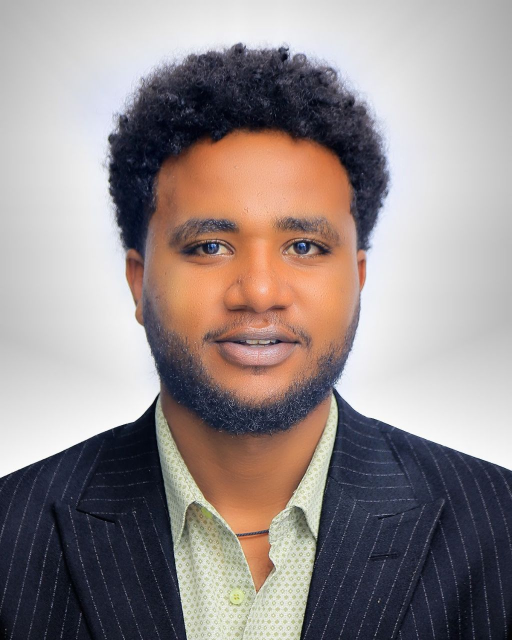
#> input picture assets/portrait-source.jpg, 1024 x 1280 px (shown at 1/2 size)
$ python build-portrait.py
#> lines starting #> are read from the running program, lines starting #| are printed output that depends on the picture; after the words box and inside, x2 and y2 are one past the last pixel; in counts of white or black regions, pixels touching at a corner belong together
### scripts/_matte.py
"""
Alpha matte for the portrait.

Approach: reconstruct the backdrop, then key on distance from it.

Two earlier attempts failed in instructive ways.
  1. A brightness threshold left a jagged halo round the hair — the soft
     hair/backdrop transition is *also* neutral grey, so a hard cut kept it.
  2. A quadratic surface fit could not express the vignette (95th-percentile
     residual ~14), leaving cloudy patches wherever the fit drifted.

So the backdrop is reconstructed by diffusion instead: hold the pixels known to
be backdrop, and let them relax inward across the subject. That reproduces an
arbitrary smooth gradient rather than assuming its algebraic form.
"""

import numpy as np
from PIL import Image, ImageFilter
from scipy import ndimage


def load(path):
    return np.asarray(Image.open(path).convert("RGB")).astype(np.float64)


def seed_mask(rgb):
    """Pixels that are confidently backdrop: bright and chromatically neutral."""
    lum = rgb @ [0.2126, 0.7152, 0.0722]
    chroma = rgb.max(2) - rgb.min(2)
    seed = (lum > 168) & (chroma < 5)
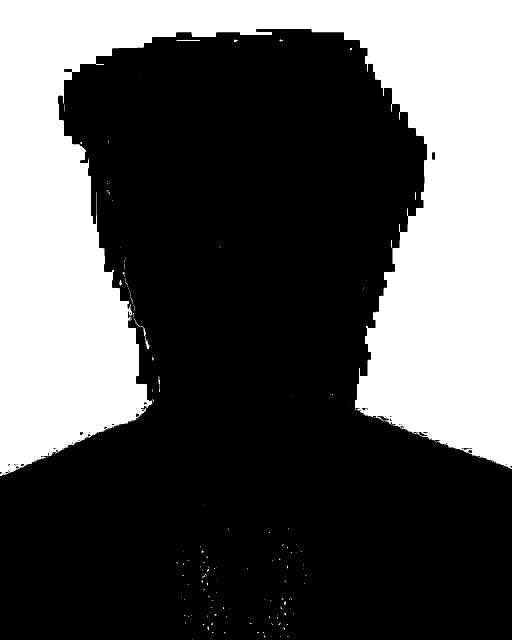
#> seed: shape (1280, 1024) bool (shown at 1/2 size); 34.4% white; 161 white regions (149 under 20 px), largest, box (x1, y1, x2, y2) and area: (0, 0, 1024, 952) 449231, (287, 656, 299, 698) 140, (353, 80, 400, 82) 94

    # The shoulders reach the frame edge along the bottom, so nothing down there
    # can be trusted as backdrop.
    seed[int(rgb.shape[0] * 0.60):, :] = False

    # Erode so pixels straddling the silhouette are not treated as pure backdrop.
    return ndimage.binary_erosion(seed, np.ones((7, 7)))


def fit_backdrop(rgb, seed, scale=8, iterations=600):
    """
    Harmonic interpolation of the backdrop across the subject.

    Runs at reduced resolution: the backdrop is smooth by construction, so the
    detail lost by downsampling is detail it does not have, and the relaxation
    converges in a fraction of the time.
    """
#> called with scale = 8, iterations = 600
    h, w, _ = rgb.shape
#> h = 1280; w = 1024
    sh, sw = h // scale, w // scale
#> sh = 160; sw = 128

    small = np.asarray(
        Image.fromarray(rgb.astype(np.uint8)).resize((sw, sh), Image.BILINEAR)
    ).astype(np.float64)
    smask = (
        np.asarray(
            Image.fromarray((seed * 255).astype(np.uint8)).resize(
                (sw, sh), Image.BILINEAR
            )
        )
        > 200
    )

    if not smask.any():
        raise RuntimeError("No backdrop seed pixels survived downsampling.")

    model = small.copy()
    model[~smask] = small[smask].mean(0)

    for _ in range(iterations):
        model = ndimage.uniform_filter(model, size=(3, 3, 1))
        model[smask] = small[smask]  # re-assert the known values each pass
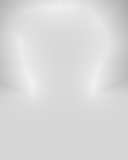
#> model: shape (160, 128, 3) float64; mean R, G, B 216.8, 216.8, 217

    up = Image.fromarray(np.clip(model, 0, 255).astype(np.uint8)).resize(
        (w, h), Image.BICUBIC
    )
    return np.asarray(up).astype(np.float64)
#> returned value: shape (1280, 1024, 3) float64


def build_alpha(rgb, model, hair_ref=32.0, chroma_lo=38.0, chroma_hi=62.0, feather=0.7):
    """
    Alpha from two complementary cues, combined by taking whichever is stronger.

    Distance from the backdrop alone is not enough: a pixel 30 levels darker
    than the backdrop might be half-covered hair or a fully opaque dark subject,
    and treating both as opaque is what produced a bright band hugging the
    silhouette.

    * Hair and suit are near-neutral, so coverage there is recovered by the
      standard unpremultiply: how far the pixel has travelled from the backdrop
      luminance toward the subject's own dark value.
    * Skin and shirt are bright but chromatic, where the luminance cue would
      under-read; chroma carries them to full opacity instead.
    """
#> called with hair_ref = 32, chroma_lo = 38, chroma_hi = 62, feather = 0.7
    lum = rgb @ [0.2126, 0.7152, 0.0722]
    model_lum = model @ [0.2126, 0.7152, 0.0722]

    # Coverage for neutral subject matter (hair, suit).
    span = np.maximum(model_lum - hair_ref, 1.0)
    alpha_lum = np.clip((model_lum - lum) / span, 0.0, 1.0)

    # Coverage for strongly chromatic subject matter (skin).
    #
    # The threshold sits high on purpose. JPEG 4:2:0 chroma subsampling rings
    # along the hair/backdrop boundary, giving genuinely neutral backdrop pixels
    # a measured chroma of 15-28 for tens of pixels outwards. A low threshold
    # keys on that ringing and paints a bright halo round the head. Skin reads
    # ~93, comfortably clear of it. The shirt reads ~21 and so is deliberately
    # left to clean_alpha's hole filling, since the suit encloses it.
    chroma = rgb.max(2) - rgb.min(2)
    t = np.clip((chroma - chroma_lo) / (chroma_hi - chroma_lo), 0.0, 1.0)
    alpha_chroma = t * t * (3 - 2 * t)

    alpha = np.clip(np.maximum(alpha_lum, alpha_chroma), 0.0, 1.0)

    img = Image.fromarray((alpha * 255).astype(np.uint8), "L").filter(
        ImageFilter.GaussianBlur(feather)
    )
    return np.asarray(img).astype(np.float64) / 255.0
#> returned value: shape (1280, 1024) float64


def backdrop_region(rgb, model, tolerance=30.0):
    """
    The backdrop, found by growing from the top border rather than by threshold.

    No per-pixel cue can rescue the shirt: it is a pale, barely-saturated green
    whose distance from the backdrop (median ~32) overlaps the JPEG ringing
    around the hair (95th percentile ~27). Structure resolves what colour
    cannot — the shirt is walled off from the backdrop by the suit and beard, so
    a fill that starts outside the subject simply never reaches it.

    Seeds are restricted to the top border and the upper side margins. The
    shoulders run off the bottom of the frame, so seeding there would let the
    fill march straight up into the suit.
    """
#> called with tolerance = 30
    h, w, _ = rgb.shape
    lum = rgb @ [0.2126, 0.7152, 0.0722]
    chroma = rgb.max(2) - rgb.min(2)

    # Bright-and-neutral is a direct test for backdrop that does not depend on
    # the fitted model. It matters low in the frame, where the model is
    # extrapolated below the seeded region and its distances drift; relying on
    # distance alone there left the fill unable to reach the wedges of backdrop
    # beside the shoulders, which then survived as bright corners.
    looks_like_backdrop = (lum > 160) & (chroma < 10)
    passable = (np.linalg.norm(rgb - model, axis=2) < tolerance) | looks_like_backdrop

    # Seed from any border pixel that looks like backdrop, rather than from a
    # fixed band. The shoulders meet the border as dark navy, so they cannot
    # seed the fill and let it march up into the suit.
    # Top and sides only. The shirt runs off the bottom edge, so seeding the
    # bottom border hands the fill a route straight up into the chest — the
    # suit blocks every other approach to it.
    border = np.zeros((h, w), dtype=bool)
    border[0, :] = True
    border[:, 0] = border[:, -1] = True
    seeds = border & looks_like_backdrop

    # Repeated dilation constrained to passable pixels is a flood fill.
    filled = ndimage.binary_propagation(seeds, mask=passable)
    return filled


def absorb_trapped_pockets(
    backdrop, alpha, max_distance=40.0, max_area=5000, ceiling=0.2
):
    """
    Recover backdrop that the border fill could not reach.

    A hotspot beside the shoulder sits *brighter* than the modelled backdrop and
    is walled in by the collar, so the fill cannot pass into it and it survives
    as a white notch against a dark canvas. Both alpha cues score it 0, so the
    only question is whether a low-alpha island is genuinely backdrop or a pale
    patch of shirt.

    Distance alone is not enough. The pale parts of the shirt form one large
    connected island that reaches up to the collar, so its *minimum* distance to
    the backdrop is also small — absorbing on proximity alone swallowed 85% of
    the shirt. Size is the discriminator that holds: the trapped pocket is
    ~557px against the shirt island's ~55,500, a fiftyfold gap.
    """
#> called with max_distance = 40, max_area = 5000, ceiling = 0.2
    islands = (~backdrop) & (alpha < ceiling)
    if not islands.any():
        return backdrop

    distance = ndimage.distance_transform_edt(~backdrop)
    labels, n = ndimage.label(islands)
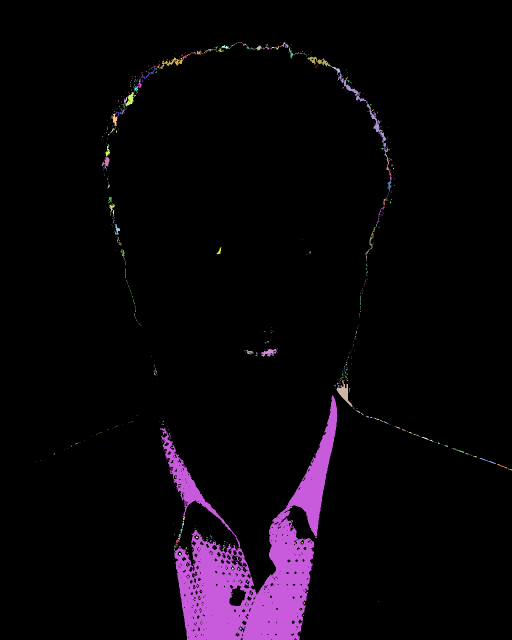
#> labels: shape (1280, 1024) int32 (shown at 1/2 size); 701 distinct labels, from 0 to 700; one colour per label, 0 black
#> n = 700
    if n == 0:
        return backdrop

    nearest = ndimage.minimum(distance, labels, range(1, n + 1))
#> nearest = 700 values, max 474.1 at index 698, min 1 at index 0, mean 41.58
    areas = ndimage.sum(np.ones_like(labels), labels, range(1, n + 1))
#> areas = 700 values, max 55546 at index 531, min 1 at index 2, mean 89.75
    keep = {
        i + 1
        for i, (d, a) in enumerate(zip(nearest, areas))
        if d < max_distance and a < max_area
    }
#> keep = 584 items
    if not keep:
        return backdrop

    absorbed = np.isin(labels, list(keep))
    return backdrop | absorbed


def clean_alpha(alpha, backdrop, threshold=0.5, preserve=None):
    """
    Force everything outside the backdrop to full opacity.

    The computed ramp is kept only where the backdrop actually is, which is
    where partial coverage is real. Inside the subject, any dip in alpha is an
    artefact — a pale patch of shirt reading as grey — and would otherwise show
    as a hole punched through the chest.

    `preserve` exempts pixels whose computed ramp must survive the fill. This
    exists because the flood fill cannot pass between locks of hair: backdrop
    visible in those gaps is not reachable from the border, counts as "not
    backdrop", and was being promoted to alpha 1.0. It then composited as opaque
    pale grey — the outer band of hair rendered as though it were going silver,
    measured 40 levels brighter than the panel behind it. The 5x5 erosion below
    is nowhere near the ~24px depth of the soft hair zone, so it cannot save
    them.
    """
#> called with threshold = 0.5
    subject = ~backdrop
    # Erode so the soft silhouette ramp is not overwritten by the hard fill.
    interior = ndimage.binary_erosion(subject, np.ones((5, 5)))
    if preserve is not None:
        interior &= ~preserve
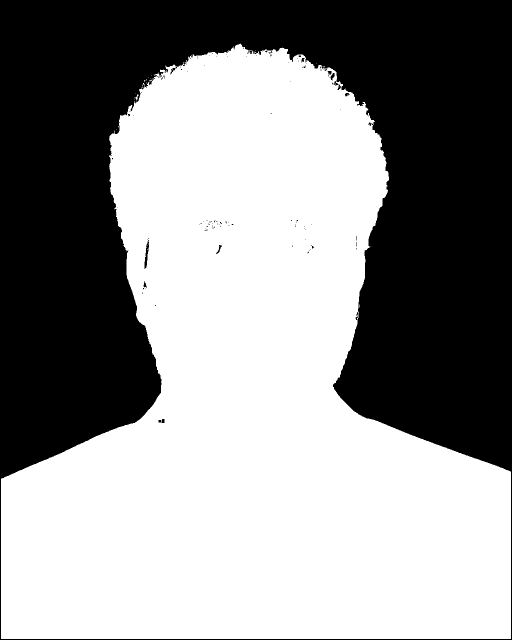
#> interior: shape (1280, 1024) bool (shown at 1/2 size); 57% white; 113 black regions (99 under 20 px), largest, box (x1, y1, x2, y2) and area: (0, 0, 1024, 1280) 562080, (289, 479, 298, 538) 239, (667, 162, 682, 180) 79

    out = np.where(interior, 1.0, alpha)

    # Drop specks in the backdrop: dust or noise that cleared the ramp.
    solid = out > threshold
    labels, n = ndimage.label(solid)
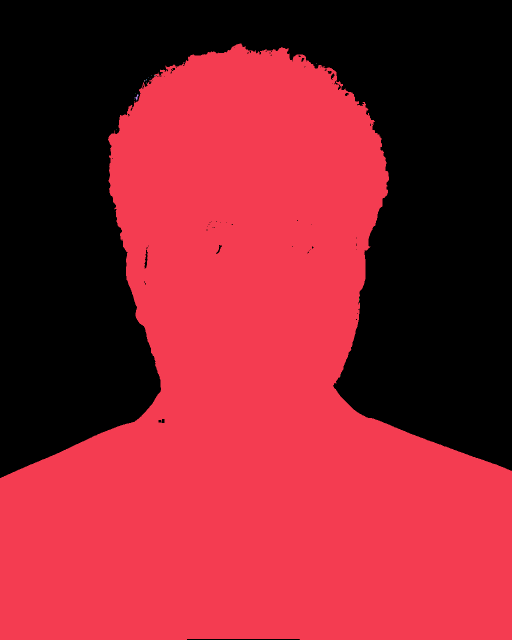
#> labels: shape (1280, 1024) int32 (shown at 1/2 size); 19 distinct labels, from 0 to 18; one colour per label, 0 black
#> n = 18
    if n > 1:
        sizes = ndimage.sum(np.ones_like(labels), labels, range(1, n + 1))
#> sizes = 18 values, max 753839 at index 0, min 1 at index 1, mean 41883.4
        keep = int(np.argmax(sizes)) + 1
#> keep = 1
        out = np.where(solid & (labels != keep), 0.0, out)
    return np.clip(out, 0.0, 1.0)


def backdrop_like(rgb, lum_min=120.0, chroma_max=18.0, limit=0.50):
    """
    Bright, neutral pixels in the upper frame: backdrop showing between curls.

    Used to protect those gaps from `clean_alpha`'s interior fill, which would
    otherwise render them as opaque grey hair.

    Colour alone is not a sufficient test, and assuming it was punched a hole
    through the chest. The shirt is a pale patterned green whose flatter areas
    fall under a chroma of 18, so they qualified as backdrop and were made
    transparent — alpha across the chest dropped to a minimum of 0.00. Position
    resolves what colour cannot: the inter-curl gaps are all in the hair, so the
    test is confined to the top `limit` of the frame, well above the collar. This
    is the same reasoning `seed_mask` uses to ignore the bottom of the frame.
    """
    lum = rgb @ [0.2126, 0.7152, 0.0722]
    chroma = rgb.max(2) - rgb.min(2)
    out = (lum > lum_min) & (chroma < chroma_max)
    out[int(rgb.shape[0] * limit):, :] = False
    return out


def decontaminate(rgb, model, alpha, floor=0.08, radius=30, solid_at=0.95):
    """
    Undo backdrop bleed wherever the pixel is genuinely a blend.

    An edge pixel is a mix of subject and backdrop; composited unchanged onto a
    dark canvas it reads as a pale outline. Recovering the subject is exact
    algebra — `I = aF + (1-a)B`, so `F = (I - (1-a)B) / a`.

    This used to be gated to a 3px morphological ring, which covered only 51.6%
    of the pixels with partial alpha: curly hair has a soft transition many
    pixels deep, so half the halo was never corrected and survived into the
    shipped asset as a bright fringe (rim luminance 140 against hair at 86).

    Gating on alpha instead fixes that and is simpler. Every partial pixel is
    corrected by definition, and the formula is already an identity at a=1, so
    solid interior needs no special case — which is also what stops the
    patterned shirt speckling. An earlier attempt widened the ring instead and
    caught interior shirt pixels, mistaking fine fabric detail for edge.

    The algebra cannot be trusted at the soft edge, though. Dividing by a=0.29
    amplifies any error in the backdrop estimate 3.4x, and applied raw it turned
    the fringe blue — R31/B98 against warm hair at R114/B69, swapping a bright
    halo for a coloured one.

    The fix is to take the edge colour from the neighbouring solid subject
    instead. That is not a fudge: this is an unpremultiplied cutout, so partial
    coverage is carried entirely by the alpha channel, and the *colour* of a
    pixel on the edge of a lock of hair is simply the colour of that hair. Two
    attempts to be cleverer both failed for the same underlying reason — they
    took the recovered luminance as a fact about colour and so double-counted
    coverage that alpha already encodes. Blending the whole colour toward the
    local subject left the hue 70 levels blue; transplanting the recovered
    luminance onto the local hue clipped the channels toward black and dragged
    the edge 48 levels dark.

    Above `solid_at` the algebra reduces to an identity and is used unchanged,
    which keeps genuinely opaque interior pixels exact. Below `floor` the pixel
    is nearly invisible and is left alone.
    """
#> called with floor = 0.08, radius = 30, solid_at = 0.95
    a = alpha[..., None]
    solved = (rgb - (1.0 - a) * model) / np.maximum(a, floor)
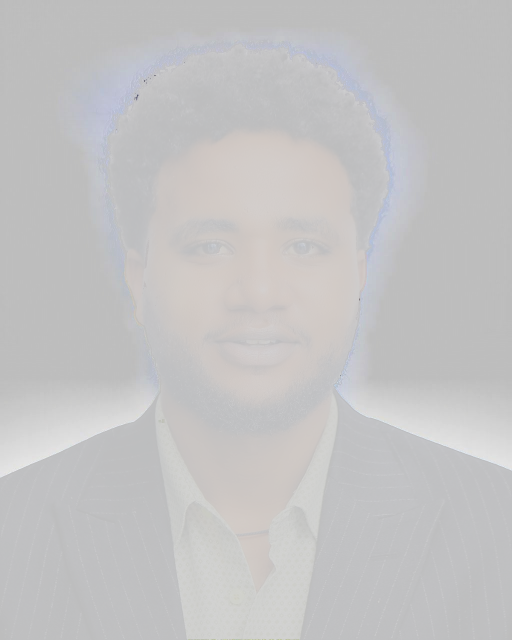
#> solved: shape (1280, 1024, 3) float64 (shown at 1/2 size); mean R, G, B 73.1, 65.3, 71.3; drawn with min black and max white

    # Local subject colour: blur the solid interior only, normalised so backdrop
    # and transparent pixels contribute nothing to the average.
    solid = (alpha > 0.9).astype(np.float64)[..., None]
    num = ndimage.gaussian_filter(rgb * solid, (radius, radius, 0))
    den = ndimage.gaussian_filter(solid, (radius, radius, 0))
    local = np.where(den > 1e-4, num / np.maximum(den, 1e-4), rgb)
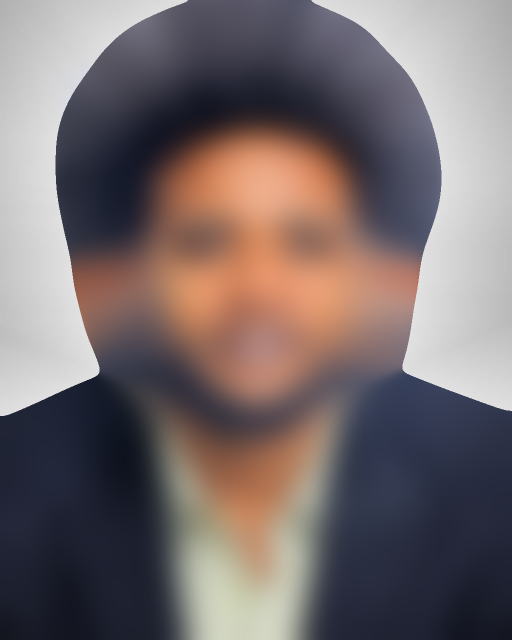
#> local: shape (1280, 1024, 3) float64 (shown at 1/2 size); mean of channels 0, 1, 2 119.7, 108.6, 109.8; drawn as R, G, B

    trust = np.clip((a - 0.5) / (solid_at - 0.5), 0.0, 1.0)
    blended = trust * solved + (1.0 - trust) * local
    return np.clip(np.where(a >= floor, blended, rgb), 0, 255)


# Chroma repair was tried here and removed.
#
# The source's skin carries uneven colour patches — the green-magenta spread
# across the face measures 21.5 where smooth skin sits near 12 — and they are in
# the original photograph, not introduced by this pipeline. Smoothing the chroma
# channels while keeping luminance is the textbook fix, and it did reduce the
# number: radius 22 took the spread to 12.7, radius 55 to 3.6.
#
# It also changed his face. Chroma blur at any radius large enough to flatten
# the patches bled skin colour into the eyes, turning blue-grey irises brown,
# and dissolved the eyebrows into the forehead. The patches are low-frequency,
# so no radius separates them from features that matter. Left alone: a mild
# unevenness that reads as a real photograph beats a smooth one that reads as
# somebody else.


def warm_grade(rgb, warmth=0.05, contrast=1.06, lift=0.015):
    """Shift the cool ID-photo white balance toward the site's warm palette."""
    out = rgb / 255.0
    out = np.clip((out - 0.5) * contrast + 0.5, 0, 1)
    out = out * np.array([1.0 + warmth, 1.0 + warmth * 0.2, 1.0 - warmth * 0.9])
    out = out + lift * np.array([1.0, 0.8, 0.55]) * (1 - out)
    return np.clip(out, 0, 1) * 255.0

### scripts/build-portrait.py
#!/usr/bin/env python3
"""
Turn the studio portrait into a theme-agnostic cutout for the site.

    pip install pillow numpy scipy
    python3 scripts/build-portrait.py

Reads  assets/portrait-source.jpg
Writes public/portrait.webp

This is a one-off asset tool, not part of `yarn build`. Re-run it only when the
source photograph changes; the committed .webp is what the site actually loads.

Why it exists
-------------
The source is an ID-style photo on a bright cool-grey backdrop. Against the
site's warm canvas that backdrop clashes in light mode, and in dark mode it is a
glaring white rectangle. Removing it entirely lets the portrait sit on whichever
surface the theme provides, so one asset serves both modes.

See scripts/_matte.py for how the matte is derived and which approaches failed.
"""

from pathlib import Path

import numpy as np
from PIL import Image

from _matte import (
    absorb_trapped_pockets,
    backdrop_like,
    backdrop_region,
    build_alpha,
    clean_alpha,
    decontaminate,
    fit_backdrop,
    load,
    seed_mask,
    warm_grade,
)

ROOT = Path(__file__).resolve().parent.parent
SOURCE = ROOT / "assets" / "portrait-source.jpg"
OUTPUT = ROOT / "public" / "portrait.webp"

# Transparent padding. The crown sits close to the top of the source frame,
# which reads cramped once the backdrop is gone. No padding at the bottom: the
# shoulders are meant to run off the edge.
PAD_TOP = 0.10
PAD_SIDE = 0.05

TARGET_WIDTH = 1000
# 38 dB PSNR over the subject with no measurable alpha error, at roughly the
# same file size as the original JPEG.
WEBP_QUALITY = 86


def main() -> None:
    rgb = load(SOURCE)

    model = fit_backdrop(rgb, seed_mask(rgb))
    alpha = build_alpha(rgb, model)
    backdrop = absorb_trapped_pockets(backdrop_region(rgb, model), alpha)
    # Gaps between locks of hair hold visible backdrop the border fill can never
    # reach; without this they are filled to full opacity and read as grey hair.
    alpha = clean_alpha(alpha, backdrop, preserve=backdrop_like(rgb))

    colour = warm_grade(decontaminate(rgb, model, alpha))

    h, w = alpha.shape
    cutout = Image.fromarray(
        np.dstack([colour, alpha * 255]).astype(np.uint8), "RGBA"
    )

    pad_top, pad_side = int(h * PAD_TOP), int(w * PAD_SIDE)
    canvas = Image.new("RGBA", (w + 2 * pad_side, h + pad_top), (0, 0, 0, 0))
    canvas.paste(cutout, (pad_side, pad_top))

    height = round(canvas.height * TARGET_WIDTH / canvas.width)
    canvas = canvas.resize((TARGET_WIDTH, height), Image.LANCZOS)

    OUTPUT.parent.mkdir(parents=True, exist_ok=True)
    canvas.save(OUTPUT, "WEBP", quality=WEBP_QUALITY, method=6)

    print(f"wrote {OUTPUT.relative_to(ROOT)}  {canvas.size[0]}x{canvas.size[1]}"
#> (the run stopped early here; a loop or call above may not have finished)
